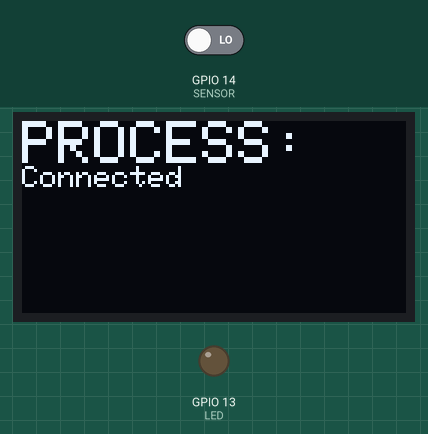
This program was run on a simulated ESP32. Parts: 128×64 one-colour display, output pins drawn as LEDs (lit = HIGH). Inputs (shaded band) come from the test bench; at power-on: GPIO 14 (SENSOR) LOW. WiFi joins after 1.5 s; servers stay silent unless stated; storage starts empty; no MQTT or app messages arrive unless stated; what the program prints to the serial monitor is not drawn.

Above: at 1.7 s.
At 2.3 s:
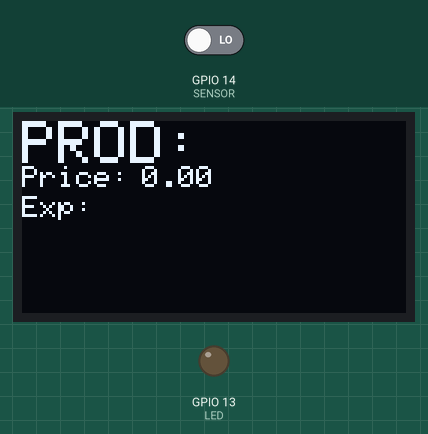
At 12.3 s:
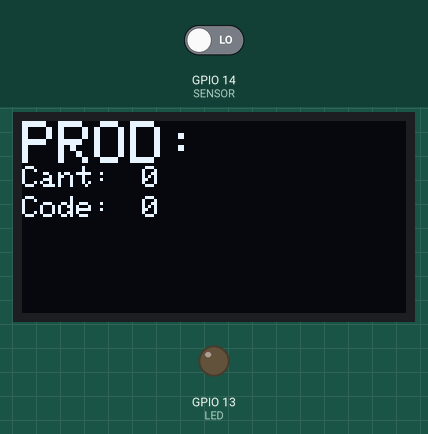
At 22.3 s:
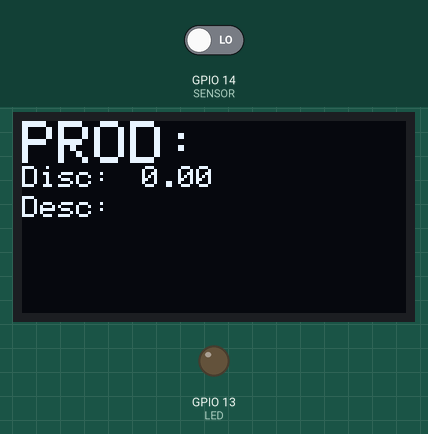

The program:

main.cpp
```cpp
#include <Arduino.h>

#include <Json.h>
#include <MicroSD.h>
#include <pinout.h>
#include <display.h>


#include <WiFi.h>
#include <PubSubClient.h>
#include <ArduinoJson.h>

DisplayHandler display(OLED_RESET);
MicroSD Memory = MicroSD();
Json Read_Inf = Json();

WiFiClient espClient;
PubSubClient client(espClient);

void callback(char* topic, byte* message, unsigned int length) {

  StaticJsonBuffer<500> JSONBuffer;                     //Memory pool
  JsonObject& parsed = JSONBuffer.parseObject(message); //Parse message

  product = parsed["name"];
  ref = parsed["product_id"];
  price = parsed["price"];
  expiration = parsed["expiration"];
  quantity = parsed["quantity"];
  discount = parsed["discount"];
  description = parsed["description"];
  value = Read_Inf.writeJson(product,ref,price,expiration,quantity,discount,description);
  Memory.writeFile(SD, "data", value);
}

void setup() {
  Serial.begin(9600);
  setIO();
  Memory.setupSD(5);
  Wire.begin();
  display.begin(SSD1306_SWITCHCAPVCC, 0x3C);
  display.base();
  display.Conection(false);
  WiFi.begin(ssid, password);
  while (WiFi.status() != WL_CONNECTED) {
    delay(500);
  }

  client.setServer(mqttServer, mqttPort);
  client.setCallback(callback);

  while (!client.connected()) {
    Serial.println("Conectando a Broquer MQTT...");
    if (client.connect("IOT-ESP32", mqtt_User, mqtt_Password)) {
      Serial.println("conectado");
    }
  }
  client.subscribe("DISPLAY/A");
  data = Memory.readFile(SD, "data");
  StaticJsonBuffer<400> JSONBuffer2;                     //Memory pool
  JsonObject& parsed = JSONBuffer2.parseObject(data); //Parse message
  quantity = parsed["quantity"];
  display.Conection(true);
  delay(500);
  tini=millis();
  tini2=millis();
}

void loop() {
  tact=millis();
  trel=tact-tini;
  trel2=tact-tini2;

  data = Memory.readFile(SD, "data");

  StaticJsonBuffer<400> JSONBuffer2;                     //Memory pool
  JsonObject& parsed = JSONBuffer2.parseObject(data); //Parse message

  const char * memory_Pro = parsed["name"];           //Get sensor type value
  int idnew = parsed["product_id"]; //Get sensor type value
  float pricenew = parsed["price"];
  const char * expirations = parsed["expiration"];
  int quantitynew = parsed["quantity"];
  float discountsnew = parsed["discount"];
  const char * descriptions = parsed["description"];

  if(trel2<10000){
    display.template1(memory_Pro,pricenew,expirations);
  }
  else if(trel2<20000 && trel2>=10000){
    display.template2(memory_Pro, quantitynew, idnew);
  }
  else if(trel2<30000 && trel2>=20000){
    display.template3(memory_Pro, discountsnew, descriptions);
  }
  else{
    tini2=millis();
  }
  if(digitalRead(SENSOR)==HIGH){
    if (quantity <= quantitynew){
      if(quantitynew>0){
        quantitynew=quantitynew-1;
      }
      quantity=quantitynew;
      Serial.println(quantitynew);
    }
    else{
      if(quantity>0){
        quantity=quantity-1;
      }
    }
    delay(1000);
  }
  if(trel>=5000){
    StaticJsonBuffer<300> JSONbuffer;
    JsonObject& JSONencoder = JSONbuffer.createObject();
    char JSONmessageBuffer[100];
    JSONencoder["name"] = memory_Pro;
    JSONencoder["quantity"] = quantity;
    value = Read_Inf.writeJson(memory_Pro,idnew,pricenew,expirations,quantity,discountsnew,descriptions);
    Serial.println(value);
    Memory.writeFile(SD, "data", value);

    JSONencoder.printTo(JSONmessageBuffer, sizeof(JSONmessageBuffer));
    if (client.publish("esp/test", JSONmessageBuffer) == true) {
      Serial.println("Success sending message");
    } else {
      Serial.println("Error sending message");
    }
    client.loop();
    Serial.println("-------------");
    tini=millis();
  }

}
```

Json.h
```cpp
#include <Arduino.h>
#include <ArduinoJson.h>

class Json {
    public:
        Json();
        String readJson(String message2, int which);
        String writeJson(const char * product, int ref, float price, const char * expiration, int quantity, float discount, const char * description);
        char* writeJsonMqtt(const char * product, int quantity);
    private:
};

Json::Json(){
}

String Json::readJson(String message2, int which){
    StaticJsonBuffer<400> JSONBuffer2;                     //Memory pool
    JsonObject& parsed = JSONBuffer2.parseObject(message2); //Parse message

    const char * name = parsed["name"];           //Get sensor type value
    int id = parsed["product_id"]; //Get sensor type value
    float prices = parsed["price"];
    const char * expirations = parsed["expiration"];
    int quantitys = parsed["quantity"];
    float discounts = parsed["discount"];
    const char * descriptions = parsed["description"];

    if(which == 0){
        return String(name);
    } else if(which == 1){
        return String(id);
    } else if(which == 2){
        return String(prices);
    } else if(which == 3){
        return String(expirations);
    } else if(which == 4){
        return String(quantitys);
    } else if(which == 5){
        return String(discounts);
    } else if(which == 6){
        return String(descriptions);
    } else{
        return "None";
    }

}

String Json::writeJson(const char * product, int ref, float price, const char * expiration, int quantity, float discount, const char * description){
    StaticJsonBuffer<300> JSONbuffer;
    JsonObject& JSONencoder = JSONbuffer.createObject();
    JSONencoder["name"] = product;
    JSONencoder["product_id"] = ref;
    JSONencoder["price"] = price;
    JSONencoder["expiration"] = expiration;
    JSONencoder["quantity"] = quantity;
    JSONencoder["discount"] = discount;
    JSONencoder["description"] = description;
    char JSONmessageBuffer[300];
    JSONencoder.printTo(JSONmessageBuffer, sizeof(JSONmessageBuffer));
    return JSONmessageBuffer;
}

char* Json::writeJsonMqtt(const char * product, int quantity){
    StaticJsonBuffer<300> JSONbuffer;
    JsonObject& JSONencoder = JSONbuffer.createObject();
    JSONencoder["name"] = product;
    JSONencoder["quantity"] = quantity;
    char JSONmessageBuffer[300];
    JSONencoder.printTo(JSONmessageBuffer, sizeof(JSONmessageBuffer));
    return JSONmessageBuffer;
}
```

MicroSD.h
```cpp
#include <Arduino.h>
#include <ArduinoJson.h>
#include <SD.h>
#include <FS.h>

class MicroSD {
  public:
    MicroSD();
    void setupSD(int SD_CS);
    String readFile(fs::FS &fs, const char * path);
    bool writeFile(fs::FS &fs, const char * path, String message);
  private:
    char caracter;
    String cadena;

};

MicroSD::MicroSD(){
}

void MicroSD::setupSD(int SD_CS){
    if(!SD.begin(SD_CS)){ //Card Mount Failed
        return;
    }
    uint8_t cardType = SD.cardType();
    if(cardType == CARD_NONE){ // No SD card attached
        return;
    }
}

// Editar
String MicroSD::readFile(fs::FS &fs, const char * path){
  File file = fs.open(String("/") + path + String(".txt"));
  cadena="";
  while(file.available()){
    caracter = file.read();
    cadena = cadena + caracter;
  }
 return cadena;
}

bool MicroSD::writeFile(fs::FS &fs, const char * path, String message){
  File file = fs.open(String("/") + path + String(".txt"), FILE_WRITE);
  if(file.print(message)){ //File written
    return true;
  }
  return false;
}
```

display.h
```cpp
#include <Arduino.h>

#include <SPI.h>
#include <Wire.h>
#include <Adafruit_GFX.h>
#include <Adafruit_SSD1306.h>

//#include <message.h>

class DisplayHandler : public Adafruit_SSD1306 {
    public:
        DisplayHandler(int rst): Adafruit_SSD1306(rst) {

        }
        void base(bool clear, int color);
        void Conection(bool IfConect);
        void template1(String Product, float Price, String expiration);
        void template2(String Product, int quantity, int ref);
        void template3(String Product, float discount, String description);
    private:
};

void DisplayHandler::base(bool clear=false, int color=WHITE){
    if(!clear){
        this->clearDisplay();
        this->setTextColor(WHITE);
        this->setCursor(0, 0);
        this->setTextSize(2); // Draw 2X-scale text
        this->print("Setting");
        this->setCursor(0, 15);
        this->setTextSize(1); // Draw 2X-scale text
        this->print("Initialize...");
        this->display();      // Show initial text
    }
}

void DisplayHandler::Conection(bool IfConect){
    this->clearDisplay();
    this->setTextColor(WHITE);
    this->setCursor(0, 0);
    this->setTextSize(2); // Draw 2X-scale text
    this->print("PROCESS:");
    this->setCursor(0, 15);
    this->setTextSize(1); // Draw 2X-scale text
    if(IfConect){
        this->print("Connected");
    }
    else{
        this->print("Connecting to WiFi..");
    }
    this->display();      // Show initial text
}

void DisplayHandler::template1(String Product, float Price, String expiration){
    this->clearDisplay();
    this->setTextColor(WHITE);
    this->setCursor(0, 0);
    this->setTextSize(2); // Draw 2X-scale text
    this->print("PROD:");
    this->setCursor(0, 15);
    this->setTextSize(1); // Draw 2X-scale text
    this->print("Price:");
    this->setCursor(0, 25);
    this->setTextSize(1); // Draw 2X-scale text
    this->print("Exp:");
    this->setCursor(60, 5);
    this->setTextSize(1); // Draw 2X-scale text
    this->print(Product);
    this->setCursor(40, 15);
    this->setTextSize(1); // Draw 2X-scale text
    this->print(String(Price));
    this->setCursor(30, 25);
    this->setTextSize(1); // Draw 2X-scale text
    this->print(expiration);
    this->display();      // Show initial text
}

void DisplayHandler::template2(String Product, int quantity, int ref){
    this->clearDisplay();
    this->setTextColor(WHITE);
    this->setCursor(0, 0);
    this->setTextSize(2); // Draw 2X-scale text
    this->print("PROD:");
    this->setCursor(0, 15);
    this->setTextSize(1); // Draw 2X-scale text
    this->print("Cant:");
    this->setCursor(0, 25);
    this->setTextSize(1); // Draw 2X-scale text
    this->print("Code:");
    this->setCursor(60, 5);
    this->setTextSize(1); // Draw 2X-scale text
    this->print(Product);
    this->setCursor(40, 15);
    this->setTextSize(1); // Draw 2X-scale text
    this->print(String(quantity));
    this->setCursor(40, 25);
    this->setTextSize(1); // Draw 2X-scale text
    this->print(String(ref));
    this->display();      // Show initial text
}

void DisplayHandler::template3(String Product, float discount, String description){
    this->clearDisplay();
    this->setTextColor(WHITE);
    this->setCursor(0, 0);
    this->setTextSize(2); // Draw 2X-scale text
    this->print("PROD:");
    this->setCursor(0, 15);
    this->setTextSize(1); // Draw 2X-scale text
    this->print("Disc:");
    this->setCursor(0, 25);
    this->setTextSize(1); // Draw 2X-scale text
    this->print("Desc:");
    this->setCursor(60, 5);
    this->setTextSize(1); // Draw 2X-scale text
    this->print(Product);
    this->setCursor(40, 15);
    this->setTextSize(1); // Draw 2X-scale text
    this->print(String(discount));
    this->setCursor(40, 25);
    this->setTextSize(1); // Draw 2X-scale text
    this->print(description);
    this->display();      // Show initial text
}
```

pinout.h
```cpp
#include <Arduino.h>

//PIN OLED
#define OLED_RESET 4

//PIN SENSOR
#define SENSOR 14

//PIN Indicador
#define LED 13

const char* ssid = "Redmi"; //Nombre de red
const char* password =  "6b32ad6dac12"; // Contraseña de red
const char* mqttServer = "tailor.cloudmqtt.com"; // Direccion donde se ubica el mqtt del broker
const int mqttPort = 18091; // Puerto del Mqtt del broker
const char* mqtt_User = "zbtbveka"; //Nombre del Usuario del broker
const char* mqtt_Password = "3QAhOmlBfa90"; //Clave del usuario del broker

const char * product;
int ref;
float price;
const char * expiration;
int quantity;
float discount;
const char * description;

const char * memory_Pro;
unsigned long tini=0;
unsigned long tini2=0;
unsigned long tact=0;
unsigned long trel=0;
unsigned long trel2=0;

String inf;
String inf2;
String inf3;
String inf4;
String inf5;
String inf6;
String inf7;

String value;

String data;

void setIO(){
    pinMode(LED, OUTPUT);
    pinMode(SENSOR, INPUT);
}
```

Measured:
- what the display in image 0 shows lasts 0.5 s, from 1.7 s to 2.2 s
- what the display in image 1 shows lasts 10.0 s, from 2.2 s to 12.2 s
